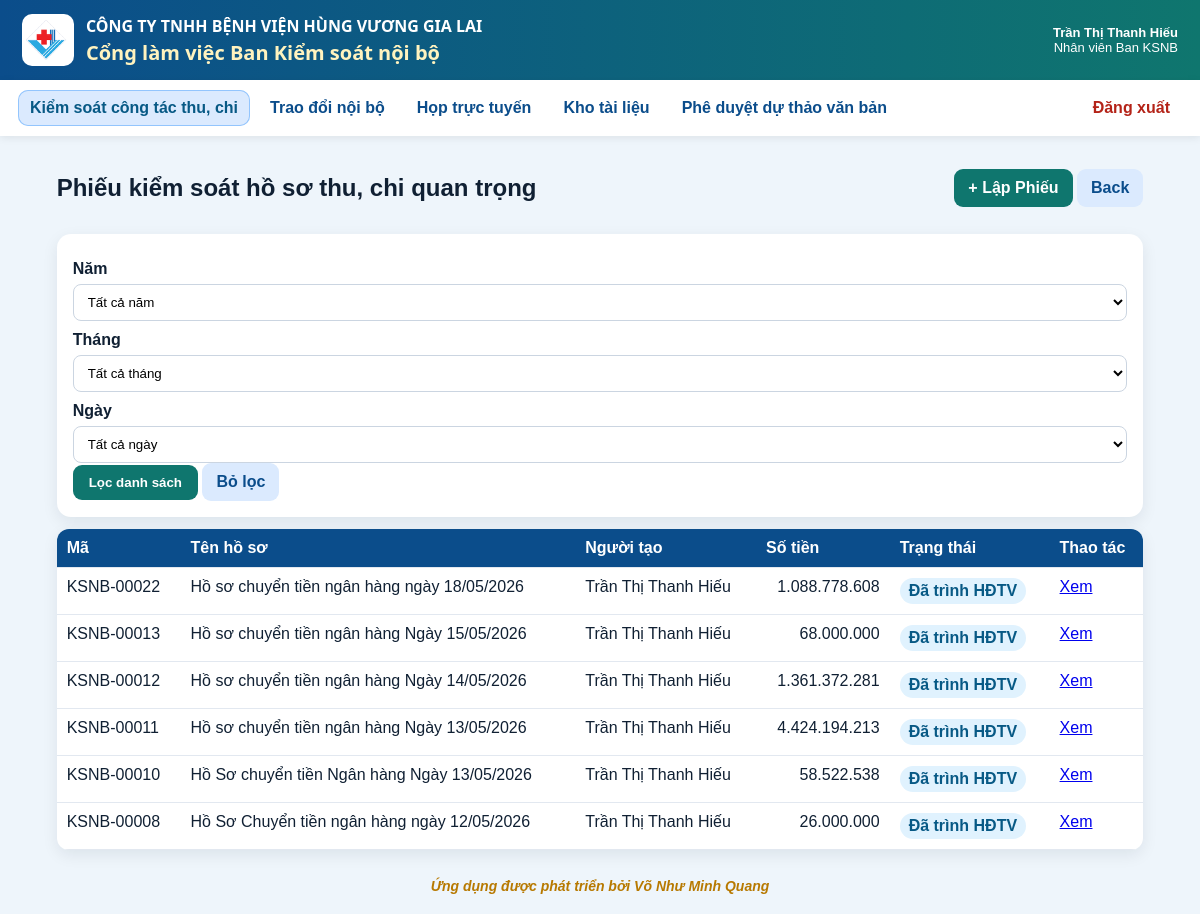
Page /vouchers (signed in) on the committed database.
### app/models.py (models this page shows)
class Users(Base):
    __tablename__ = "users"
    id = Column(Integer, primary_key=True)
    username = Column(String, unique=True, nullable=False, index=True)
    full_name = Column(String, nullable=False)
    password_hash = Column(String, nullable=False)
    unit_code = Column(String, nullable=False, default="THANH_VIEN_TRUNG_TAP")
    role_code = Column(String, nullable=False, default="THANH_VIEN_TRUNG_TAP")
    position_title = Column(String, nullable=False, default="Thành viên trưng tập")
    is_active = Column(Integer, nullable=False, default=1)
    created_at = Column(String, nullable=False)
    status = column_property(
        case(
            (is_active == 1, "ACTIVE"),
            else_="LOCKED",
        )
    )

### tables this page shows
CREATE TABLE vouchers (
                id INTEGER PRIMARY KEY AUTOINCREMENT,
                code TEXT UNIQUE,
                title TEXT NOT NULL,
                hồ_so_type TEXT NOT NULL,
                total_amount REAL DEFAULT 0,
                submitting_unit TEXT,
                sender_name TEXT,
                received_at TEXT,
                approval_target TEXT,
                route_mode TEXT NOT NULL,
                status TEXT NOT NULL DEFAULT 'DRAFT',
                section_iv_result TEXT,
                section_iv_note TEXT,
                section_v_text TEXT,
                section_vi_text TEXT,
                created_by INTEGER NOT NULL,
                current_handler INTEGER,
                created_at TEXT NOT NULL DEFAULT CURRENT_TIMESTAMP,
                updated_at TEXT NOT NULL DEFAULT CURRENT_TIMESTAMP,
                submitted_at TEXT,
                submitted_to_board_at TEXT,
                board_saved_at TEXT,
                FOREIGN KEY(created_by) REFERENCES users(id),
                FOREIGN KEY(current_handler) REFERENCES users(id)
            );

### app/routers/vouchers.py (the view)
@router.get("")
def voucher_list(request: Request):
    denied = require_login(request)
    if denied:
        return denied
    user = request.state.user
    selected_year = str(request.query_params.get("year") or "").strip()
    selected_month = str(request.query_params.get("month") or "").strip()
    selected_day = str(request.query_params.get("day") or "").strip()
    where_parts = ["1=1"]
    params: list = []
    if user["role_code"] in KSNB_ROLES:
        where_parts.append(
            "(v.created_by = ? OR v.status IN ('SUBMITTED_TO_HEAD','HEAD_APPROVED','SUBMITTED_TO_BOARD','BOARD_VIEWED','BOARD_SAVED','NO_SIGNATURE_INTERNAL'))"
        )
        params.append(user["id"])
    elif user["role_code"] in BOARD_ROLES:
        where_parts.append("v.status IN ('SUBMITTED_TO_BOARD','BOARD_VIEWED','BOARD_SAVED')")
    elif user["role_code"] != ROLE_ADMIN:
        where_parts.append("0=1")
    if selected_year:
        where_parts.append("strftime('%Y', v.created_at) = ?")
        params.append(selected_year)
    if selected_month:
        where_parts.append("strftime('%m', v.created_at) = ?")
        params.append(selected_month.zfill(2))
    if selected_day:
        where_parts.append("strftime('%d', v.created_at) = ?")
        params.append(selected_day.zfill(2))
    where = " AND ".join(where_parts)
    with get_conn() as conn:
        years = conn.execute(
            """
            SELECT DISTINCT strftime('%Y', created_at) AS year
            FROM vouchers
            WHERE created_at IS NOT NULL
            ORDER BY year DESC
            """
        ).fetchall()
        rows = conn.execute(
            f"""
            SELECT v.*, u.full_name AS creator_name
            FROM vouchers v
            JOIN users u ON u.id = v.created_by
            WHERE {where}
            ORDER BY v.id DESC
            """,
            params,
        ).fetchall()
    voucher_rows = []
    for row in rows:
        item = dict(row)
        item["is_new_for_current_user"] = False
        if user["role_code"] == ROLE_ADMIN and item["status"] in ("SUBMITTED_TO_HEAD", "SUBMITTED_TO_BOARD"):
            item["is_new_for_current_user"] = True
        elif user["role_code"] in HEAD_ROLES and item["status"] == "SUBMITTED_TO_HEAD" and item["current_handler"] == user["id"]:
            item["is_new_for_current_user"] = True
        elif user["role_code"] in BOARD_ROLES and item["status"] == "SUBMITTED_TO_BOARD" and (
            item["current_handler"] == user["id"] or item["current_handler"] is None
        ):
            item["is_new_for_current_user"] = True
        voucher_rows.append(item)
    voucher_new_count = sum(1 for item in voucher_rows if item["is_new_for_current_user"])
    months = [f"{i:02d}" for i in range(1, 13)]
    days = [f"{i:02d}" for i in range(1, 32)]
    return templates.TemplateResponse(
        "voucher_list.html",
        {
            "request": request,
            "vouchers": voucher_rows,
            "user": user,
            "status_labels": STATUS_LABELS,
            "years": years,
            "months": months,
            "days": days,
            "selected_year": selected_year,
            "selected_month": selected_month.zfill(2) if selected_month else "",
            "selected_day": selected_day.zfill(2) if selected_day else "",
            "voucher_new_count": voucher_new_count,
        },
    )

### app/templates/voucher_list.html (shortened to what this page needs)
{% extends 'base.html' %}
{% block content %}
<div class="page-head">
  {% if user.role_code in ['TONG_GIAM_DOC','PHO_TGD_THUONG_TRUC','PHO_TONG_GIAM_DOC'] %}
  <h2>Danh sách Phiếu kiểm soát hồ sơ thu, chi quan trọng trình Hội đồng thành viên</h2>
  {% else %}
  <h2>Phiếu kiểm soát hồ sơ thu, chi quan trọng</h2>
  {% endif %}
  <div>
    {% if user.role_code in ['ADMIN','TRUONG_BAN_KSNB','PHO_TRUONG_BAN_KSNB','NHAN_VIEN_KSNB'] %}
    <a class="primary-link voucher-title-font" href="/vouchers/new">+ Lập Phiếu</a>
    {% endif %}
    <a class="secondary-link" href="javascript:history.back()">Back</a>
  </div>
</div>
<div class="panel">
  <form method="get" action="/vouchers" class="grid3">
    <div>
      <label>Năm</label>
      <select name="year">
        <option value="">Tất cả năm</option>
      </select>
    </div>
    <div>
      <label>Tháng</label>
      <select name="month">
        <option value="">Tất cả tháng</option>
      </select>
    </div>
    <div>
      <label>Ngày</label>
      <select name="day">
        <option value="">Tất cả ngày</option>
      </select>
    </div>
    <div style="grid-column:1/-1;">
      <button class="primary voucher-title-font" type="submit">Lọc danh sách</button>
      <a class="secondary-link voucher-title-font" href="/vouchers">Bỏ lọc</a>
    </div>
  </form>
</div>
<table class="table">
  <thead>
    <tr><th>Mã</th><th>Tên hồ sơ</th><th>Người tạo</th><th>Số tiền</th><th>Trạng thái</th><th>Thao tác</th></tr>
  </thead>
  <tbody>
  {% for v in vouchers %}
    <tr class="{% if v.is_new_for_current_user %}voucher-new-row{% endif %}">
      <td>
        {{ v.code }}
      </td>
      <td>{{ v.title }}</td>
      <td>{{ v.creator_name }}</td>
      <td class="num">{{ '{:,.0f}'.format(v.total_amount or 0).replace(',', '.') }}</td>
      <td>
        <span class="badge">{{ status_labels.get(v.status, v.status) }}</span>
      </td>
      <td>
        {% if user.role_code in ['TONG_GIAM_DOC','PHO_TGD_THUONG_TRUC','PHO_TONG_GIAM_DOC'] %}
        <a href="/vouchers/{{ v.id }}/print">Xem</a>
        {% else %}
        <a href="/vouchers/{{ v.id }}">Xem</a>
        {% endif %}
      </td>
    </tr>
  {% else %}
    <tr><td colspan="6" class="empty">Chưa có Phiếu.</td></tr>
  {% endfor %}
  </tbody>
</table>
{% endblock %}

### app/templates/base.html (shortened to what this page needs)
<!doctype html>
<html lang="vi">
<head>
  <link rel="stylesheet" href="/static/style.css">
</head>
<body class="{% if not request.state.user %}auth-page{% endif %}">
  <header class="topbar">
    <div class="brandbox">
      <img class="brand-logo" src="/static/images/logo.png" alt="Logo">
      <div>
        <div class="company">CÔNG TY TNHH BỆNH VIỆN HÙNG VƯƠNG GIA LAI</div>
        <div class="app-title">Cổng làm việc Ban Kiểm soát nội bộ</div>
      </div>
    </div>
    {% if request.state.user %}
    <div class="userbox">
      <b>{{ request.state.user.full_name }}</b><br>
      <span>{{ request.state.user.position_title }}</span>
    </div>
    {% endif %}
  </header>
  {% if request.state.user %}
  {% set role_code = request.state.user.role_code %}
  {% set is_admin = role_code == 'ADMIN' %}
  {% set is_ksnb = role_code in ['TRUONG_BAN_KSNB', 'PHO_TRUONG_BAN_KSNB', 'NHAN_VIEN_KSNB'] %}
  {% set is_board = role_code in ['TONG_GIAM_DOC', 'PHO_TGD_THUONG_TRUC', 'PHO_TONG_GIAM_DOC'] %}
  <nav class="nav" id="mainNav" aria-label="Điều hướng chính">
    {% if is_admin or is_ksnb or is_board %}
    <a class="hvgl-nav-link {% if request.url.path.startswith('/revenue-control') or request.url.path.startswith('/vouchers') or request.url.path.startswith('/cash-control') or request.url.path.startswith('/control-statistics') %}is-active{% endif %}" href="/revenue-control" data-nav-key="revenue_control">
      <span class="hvgl-nav-text">Kiểm soát công tác thu, chi</span>
    </a>
    {% endif %}
    <a class="hvgl-nav-link {% if request.url.path.startswith('/chat') %}is-active{% endif %}" href="/chat" data-nav-key="chat">
      <span class="hvgl-nav-text">Trao đổi nội bộ</span>
    </a>
    <a class="hvgl-nav-link {% if request.url.path.startswith('/meetings') %}is-active{% endif %}" href="/meetings" data-nav-key="meetings">
      <span class="hvgl-nav-text">Họp trực tuyến</span>
    </a>
    {% if is_admin or is_ksnb %}
    <a class="hvgl-nav-link {% if request.url.path.startswith('/documents') %}is-active{% endif %}" href="/documents" data-nav-key="documents">
      <span class="hvgl-nav-text">Kho tài liệu</span>
    </a>
    {% endif %}
    {% if is_admin or is_ksnb or is_board %}
    <a class="hvgl-nav-link {% if request.url.path.startswith('/draft-approvals') or request.url.path.startswith('/draft-approval') %}is-active{% endif %}" href="/draft-approvals" data-nav-key="draft_approvals">
      <span class="hvgl-nav-text">Phê duyệt dự thảo văn bản</span>
    </a>
    {% endif %}
    <a class="logout" href="/logout">Đăng xuất</a>
  </nav>
  {% endif %}
  <main class="container">
    {% block content %}{% endblock %}
  </main>
  {% if request.state.user %}
  <footer class="app-footer">
    Ứng dụng được phát triển bởi Võ Như Minh Quang
  </footer>
  {% endif %}
</body>
</html>

### app/static/style.css (style rules this page uses)
* { box-sizing:border-box }
body { margin:0;font-family:Arial,Helvetica,sans-serif;background:#eef5fb;color:#102033 }
.topbar { display:flex;justify-content:space-between;gap:16px;align-items:center;padding:14px 22px;background:linear-gradient(90deg,#0b4d8b,#0f766e);color:#fff }
.company { font-weight:700;letter-spacing:.3px }
.app-title { font-size:20px;font-weight:800;color:#f7d354;margin-top:4px }
.userbox { text-align:right;font-size:13px }
.nav { display:flex;gap:8px;align-items:center;flex-wrap:wrap;padding:10px 18px;background:#fff;box-shadow:0 2px 8px rgba(0,0,0,.08) }
.nav a { padding:9px 12px;text-decoration:none;color:#0b4d8b;border-radius:9px;font-weight:700 }
.nav .logout { margin-left:auto;color:#b42318 }
.container { width:calc(100% - 3cm); max-width:none; margin:18px auto; padding:0; }
label { display:block;font-weight:700;margin:10px 0 6px }
input,select,textarea { width:100%;padding:9px 10px;border:1px solid #cbd5e1;border-radius:8px;background:#fff }
.primary,.secondary { border:0;border-radius:9px;padding:10px 16px;font-weight:800;cursor:pointer }
.primary { background:#0f766e;color:#fff }
.primary-link,.secondary-link { display:inline-block;text-decoration:none;border-radius:9px;padding:10px 14px;font-weight:800 }
.primary-link { background:#0f766e;color:#fff }
.secondary-link { background:#dbeafe;color:#0b4d8b }
.page-head { display:flex;justify-content:space-between;align-items:center;gap:12px;margin-bottom:12px }
.panel { background:#fff;border-radius:14px;padding:16px;margin:12px 0;box-shadow:0 5px 16px rgba(15,23,42,.08) }
.table { width:100%;border-collapse:collapse;background:#fff;border-radius:12px;overflow:hidden;box-shadow:0 5px 16px rgba(15,23,42,.08) }
.table th,.table td { padding:10px;border-bottom:1px solid #e2e8f0;vertical-align:top }
.table th { background:#0b4d8b;color:#fff;text-align:left }
.num { text-align:right }
.badge { display:inline-block;background:#e0f2fe;color:#075985;border-radius:999px;padding:4px 9px;font-weight:800 }
.brandbox { display:flex;align-items:center;gap:12px }
.brand-logo { width:52px;height:52px;object-fit:contain;background:#fff;border-radius:10px;padding:4px }

### app/templates/base.html (style rules this page uses)
.company, .app-title { font-family: "Segoe UI", Arial, sans-serif; letter-spacing: 0; line-height: 1.25; }
.company { color: #ffffff; font-weight: 900; text-transform: uppercase; }
.app-title { color: #fff3bf; font-weight: 650; }
.nav a.hvgl-nav-link { position: relative; display: inline-flex; align-items: center; gap: 6px; font-family: inherit; font-weight: 700; border-radius: 10px; transition: background-color 0.15s ease, color 0.15s ease, box-shadow 0.15s ease; }
.nav a.hvgl-nav-link.is-active { background: #dbeafe !important; color: #075985 !important; box-shadow: inset 0 0 0 1px #93c5fd; }
.nav a.hvgl-nav-link.is-active .hvgl-nav-text { color: #075985 !important; }
.app-footer { margin: 18px auto 10px auto; padding: 10px 12px; text-align: center; color: #b77900; font-style: italic; font-weight: 700; font-size: 14px; }

### app/templates/voucher_list.html (style rules this page uses)
.voucher-title-font { font-family: inherit; font-weight: 700; }

### rows in the picture
Users: state.user.full_name "Trần Thị Thanh Hiếu", state.user.position_title "Nhân viên Ban KSNB"
vouchers: code "KSNB-00022", title "Hồ sơ chuyển tiền ngân hàng ngày 18/05/2026", creator_name "Trần Thị Thanh Hiếu", total_amount "1.088.778.608", get "Đã trình HĐTV"
vouchers: code "KSNB-00013", title "Hồ sơ chuyển tiền ngân hàng Ngày 15/05/2026", creator_name "Trần Thị Thanh Hiếu", total_amount "68.000.000", get "Đã trình HĐTV"
vouchers: code "KSNB-00012", title "Hồ sơ chuyển tiền ngân hàng Ngày 14/05/2026", creator_name "Trần Thị Thanh Hiếu", total_amount "1.361.372.281", get "Đã trình HĐTV"
vouchers: code "KSNB-00011", title "Hồ sơ chuyển tiền ngân hàng Ngày 13/05/2026", creator_name "Trần Thị Thanh Hiếu", total_amount "4.424.194.213", get "Đã trình HĐTV"
vouchers: code "KSNB-00010", title "Hồ Sơ chuyển tiền Ngân hàng Ngày 13/05/2026", creator_name "Trần Thị Thanh Hiếu", total_amount "58.522.538", get "Đã trình HĐTV"
vouchers: code "KSNB-00008", title "Hồ Sơ Chuyển tiền ngân hàng ngày 12/05/2026", creator_name "Trần Thị Thanh Hiếu", total_amount "26.000.000", get "Đã trình HĐTV"
